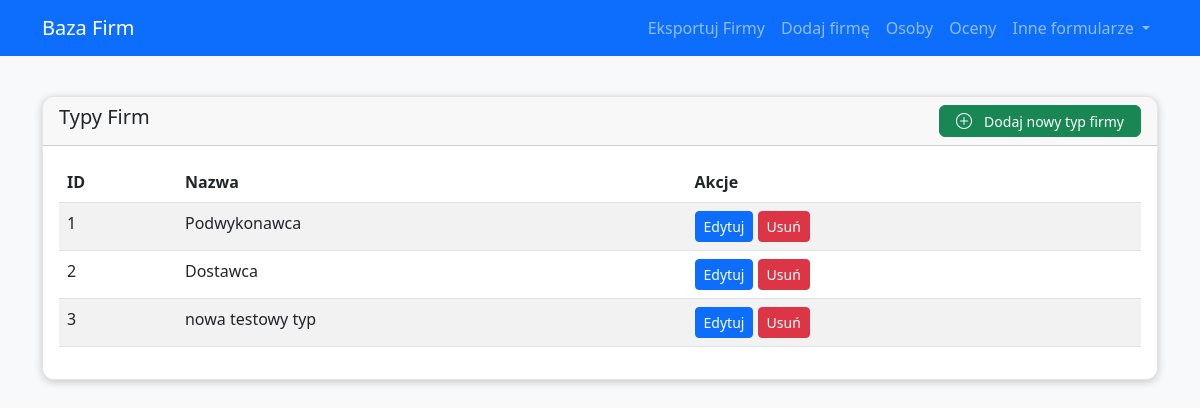
Screenshot of /company_types with the database file from the repository.
### app/models.py (models this page shows)
class FirmyTyp(db.Model):
    __tablename__ = 'FIRMY_TYP'
    ID_FIRMY_TYP = db.Column(db.Integer, primary_key=True)
    Typ_firmy = db.Column(db.Text)
    firmy = db.relationship('Firmy', backref='typ_firmy', lazy='dynamic')

### app/routes.py (the view)
@main.route('/company_types')
def list_company_types():
    company_types = FirmyTyp.query.all()
    return render_template('company_types.html', items=company_types, title='Typy Firm')

### app/templates/company_types.html
{% extends 'base.html' %}
{% block content %}
<div class="row">
    <div class="col-12">
        <div class="card">
            <div class="card-header d-flex justify-content-between align-items-center">
                <h5 class="card-title">{{ title }}</h5>
                 <a href="{{ url_for('main.new_company_type') }}" class="btn btn-success btn-sm">
                    <i class="bi bi-plus-circle"></i> Dodaj nowy typ firmy
                </a>
            </div>
            <div class="card-body">
                <table class="table table-striped">
                    <thead>
                        <tr>
                            <th>ID</th>
                            <th>Nazwa</th>
                            <th>Akcje</th>
                        </tr>
                    </thead>
                    <tbody>
                        {% for item in items %}
                        <tr>
                            <td>{{ item.ID_FIRMY_TYP }}</td>
                            <td>{{ item.Typ_firmy }}</td>
                            <td>
                                <a href="{{ url_for('main.edit_company_type', id=item.ID_FIRMY_TYP) }}" class="btn btn-sm btn-primary">Edytuj</a>
                                <form action="{{ url_for('main.delete_company_type', id=item.ID_FIRMY_TYP) }}" method="POST" style="display: inline;">
                                    <button type="submit" class="btn btn-sm btn-danger" onclick="return confirm('Czy na pewno chcesz usunąć ten typ firmy?');">Usuń</button>
                                </form>
                            </td>
                        </tr>
                        {% endfor %}
                    </tbody>
                </table>
            </div>
        </div>
    </div>
</div>
{% endblock %}

### app/static/css/main.css (style rules this page uses)
:root { --btn-primary-color: #0d6efd; --btn-secondary-color: #6c757d; --btn-success-color: #198754; --card-border-color: rgba(0, 0, 0, 0.1); }
body { background-color: #f8f9fa; position: relative; }
.card { border-radius: 12px; box-shadow: 0 2px 8px rgba(0, 0, 0, 0.2); margin-bottom: 1.5rem; border: 1px solid var(--card-border-color); overflow: hidden; transition: all 0.3s ease; }
.card-header .btn, .mobile-filter-content .btn { height: 32px; display: inline-flex; align-items: center; justify-content: center; gap: 0.5rem; font-weight: 500; border-radius: 0.375rem; transition: all 0.2s ease; padding: 0.375rem 0.75rem; }
.d-grid.gap-2.mt-4, .d-flex.justify-content-between { display: flex !important; flex-wrap: wrap; justify-content: space-between; gap: 8px; }
.btn .bi { font-size: 1rem; margin-right: 0.25rem; }
.d-flex.justify-content-between .btn { min-width: 150px; padding: 0.5rem 1rem; font-weight: 500; display: inline-flex; align-items: center; justify-content: center; gap: 0.5rem; }
.bi { font-size: 1rem; line-height: 1; vertical-align: middle; }

### rows the page displays
FirmyTyp: ID_FIRMY_TYP "1", Typ_firmy "Podwykonawca"
FirmyTyp: ID_FIRMY_TYP "2", Typ_firmy "Dostawca"
FirmyTyp: ID_FIRMY_TYP "3", Typ_firmy "nowa testowy typ"

### other values shown
{{ title }} "Typy Firm"
